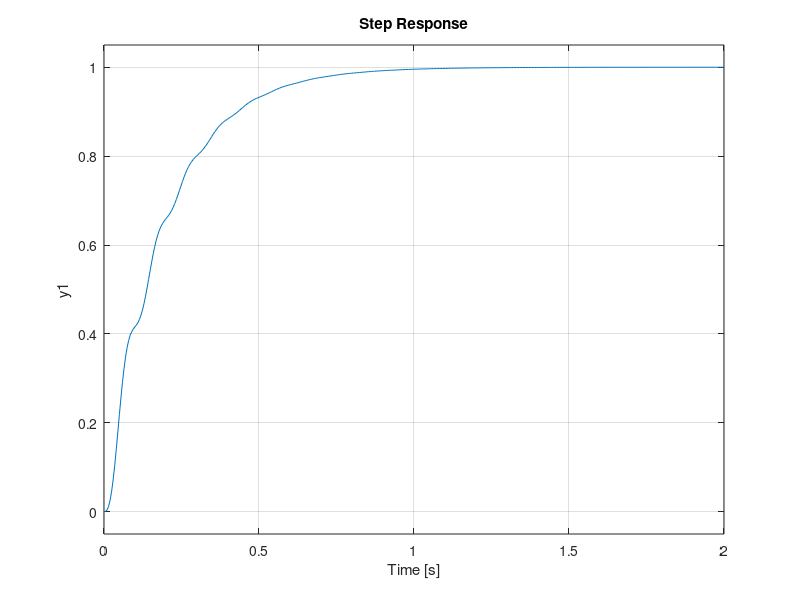

Write MATLAB code to recreate this figure.
Kp=10;Ti=0.001
Gc=tf([Kp*Ti,Kp],[Ti,0]);
G=tf([1],[0.462,10.4,1884]);
figure(1)
Gb=feedback(Gc*G,1);
step(Gb)
% figure(2)
% bode(G,'b')
% hold on;
% bode(Gc*G,'r--')
% % xlim([0.01,100])
% grid
% figure(3)
% rlocus(Gc*G);
% sgrid

